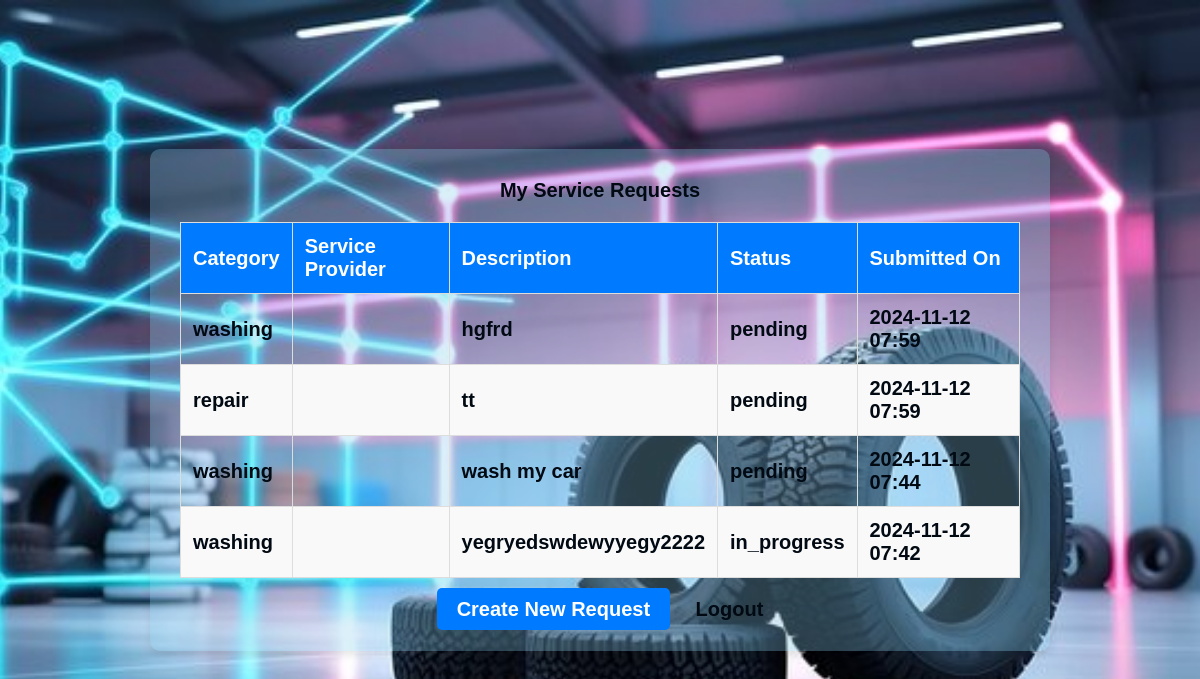
Page /requests/ (signed in) on the committed database.
### ServiceXpress/models.py (models this page shows, shortened)
class ServiceRequest(models.Model):
    user = models.ForeignKey(User, on_delete=models.CASCADE, related_name='service_requests')
    category = models.CharField(max_length=100, choices=[('washing','washing'),('repair', 'repair'),('maintenance','maintenance')])
    description = models.TextField()
    status = models.CharField(
        max_length=20,
        choices=[
            ('pending', 'Pending'),
            ('in_progress', 'In Progress'),
            ('completed', 'Completed'),
            ('canceled', 'Canceled')
        ],
        default='pending'
    )
    time = models.DateTimeField(auto_now_add=True)
    estimated_cost = models.DecimalField(max_digits=8, decimal_places=2, null=True, blank=True)
    media = models.FileField(upload_to='service_media/', validators=[validate_file_extension, validate_file_size], null=True, blank=True)
    location = models.CharField(max_length=50, null=True, blank=True, validators=[alphabetic_validator])
    service_provider = models.ForeignKey(
        User,
        on_delete=models.SET_NULL,
        null=True,
        blank=True,
        related_name='assigned_requests',
        limit_choices_to={'is_active': True}
    )
    urgency_level = models.CharField(
        max_length=10,
        choices=[
            ('low', 'Low'),
            ('medium', 'Medium'),
            ('high', 'High')
        ],
        default='medium'
    )

### ServiceXpress/views.py (the view)
# urls.py: path('requests/', views.service_requests_list, name='service_requests'),
@login_required
def service_requests_list(request):
    requests = ServiceRequest.objects.filter(user=request.user).order_by('-time')
    return render(request, 'service_requests_list.html', {'requests': requests})

### ServiceXpress/templates/service_requests_list.html (shortened to what this page needs)
{% load static %}
<!DOCTYPE html>
<html lang="en">
<head>
    <link rel="stylesheet" href="{% static 'css/service_requests_list.css' %}">
</head>
<body>
    <div class="container">
        <h2>My Service Requests</h2>
        {% if requests %}
            <table class="table table-striped">
                <thead>
                    <tr>
                        <th>Category</th>
                        <th>Service Provider</th>
                        <th>Description</th>
                        <th>Status</th>
                        <th>Submitted On</th>
                    </tr>
                </thead>
                <tbody>
                    {% for request in requests %}
                    <tr>
                        <td>{{ request.category }}</td>
                        <td>
                        </td>
                        <td>{{ request.description }}</td>
                        <td>{{ request.status }}</td>
                        <td>{{ request.time|date:"Y-m-d H:i" }}</td>
                    </tr>
                    {% endfor %}
                </tbody>
            </table>
        {% else %}
            <p>You have no service requests yet.</p>
        {% endif %}
        <div class="links">
            <a href="{% url 'create_service_request' %}" class="btn btn-primary">Create New Request</a>
            <a href="{% url 'logout' %}">Logout</a>
        </div>
    </div>
</body>
</html>

### ServiceXpress/static/css/service_requests_list.css (style rules this page uses)
* { margin: 0; padding: 0; box-sizing: border-box; font-family: Arial, sans-serif; }
body { background-image: url('/static/img/img17.jpg'); background-size: cover; background-position: center; background-repeat: no-repeat; display: flex; justify-content: center; align-items: center; height: 100vh; margin: 0; }
.container { background-color: rgba(135, 206, 235, 0.3); padding: 30px; width: 80%; max-width: 900px; border-radius: 10px; box-shadow: 0 4px 8px rgba(0, 0, 0, 0.1); }
h2 { text-align: center; color: #010913; margin-bottom: 20px; font-size: 20px; font-weight: 900; }
table { width: 100%; border-collapse: collapse; margin-bottom: 20px; }
th, td { padding: 12px; text-align: left; border: 1px solid #ddd; color: #010913; font-size: 20px; font-weight: 900; }
th { background-color: #007bff; color: #fff; }
tr:nth-child(even) { background-color: #f9f9f9; }
.btn-primary { background-color: #007bff; color: #fff; padding: 10px 20px; border: none; border-radius: 5px; cursor: pointer; transition: background-color 0.3s ease; text-decoration: none; margin-top: 20px; font-size: 20px; font-weight: 900; }
.links { text-align: center; margin-top: 20px; font-size: 20px; font-weight: 900; }
a { color: #010913; text-decoration: none; margin: 0 10px; }

### rows in the picture
ServiceRequest: category "washing", description "hgfrd", status "pending", time "2024-11-12 07:59"
ServiceRequest: category "repair", description "tt", status "pending", time "2024-11-12 07:59"
ServiceRequest: category "washing", description "wash my car", status "pending", time "2024-11-12 07:44"
ServiceRequest: category "washing", description "yegryedswdewyyegy2222", status "in_progress", time "2024-11-12 07:42"
